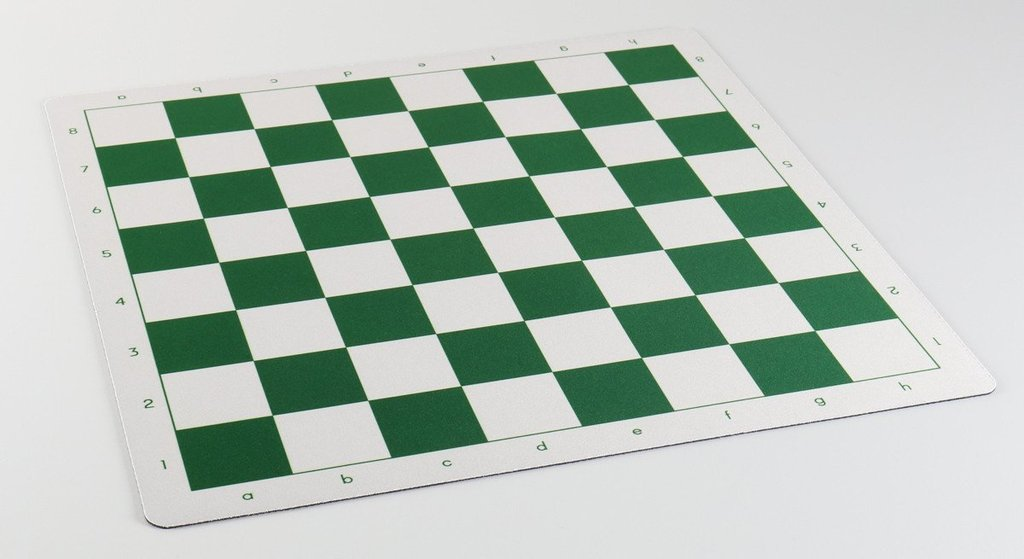
//> input picture app/lab05/data/chess.jpg, 1024 x 559 px
$ ./harris_corner   (built with g++ and OpenCV 4)
//> lines starting //> are read from the running program, lines starting //| are printed output that depends on the picture
#include "opencv2/opencv.hpp"
#include <iostream>

using namespace std;
using namespace cv;

Mat src, src_gray;
int thresh = 200;
int max_thresh = 255;

const char* source_window = "Source image";
const char* corners_window = "Corners detected";

void cornerHarris_demo(int, void*);

int main()
{
	src = imread("../data/chess.jpg");
//> src is the input picture: 559 rows x 1024 cols, CV_8UC3; mean B, G, R 185.6, 194.5, 182.4

	if (src.empty())
	{
		cout << "Could not open or find the image!\n" << endl;
		return -1;
	}

	cvtColor(src, src_gray, COLOR_BGR2GRAY);
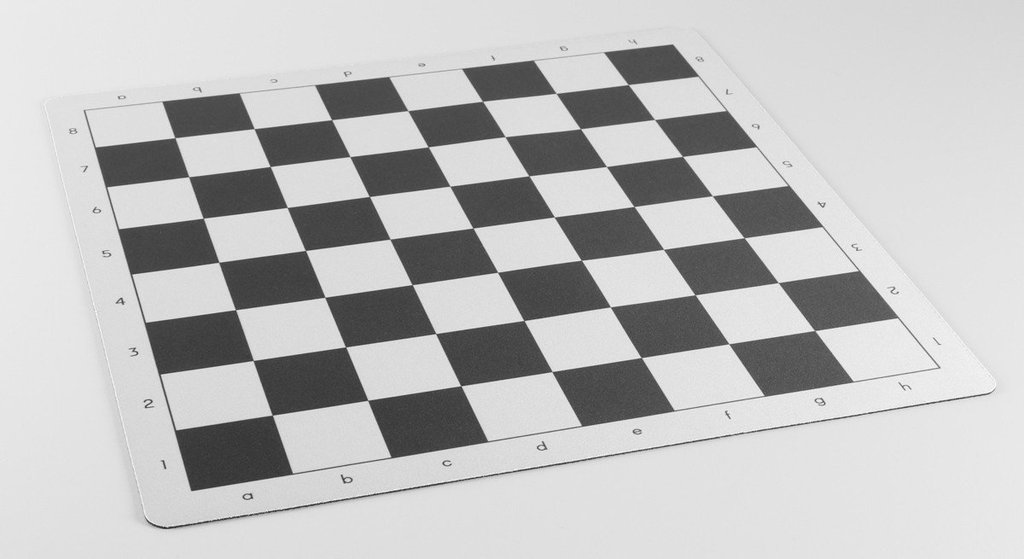
//> src_gray: 559 rows x 1024 cols, CV_8UC1; min 34, max 255, mean 189.8
	namedWindow(source_window);

	createTrackbar("Threshold: ", source_window, &thresh, max_thresh, cornerHarris_demo);
	imshow(source_window, src);

	cornerHarris_demo(0, 0);

	waitKey();

	return 0;
}

void cornerHarris_demo(int, void*)
{
	int blockSize = 2;
	int apertureSize = 3;
	double k = 0.04;
	Mat dst = Mat::zeros(src.size(), CV_32FC1);
	cornerHarris(src_gray, dst, blockSize, apertureSize, k);
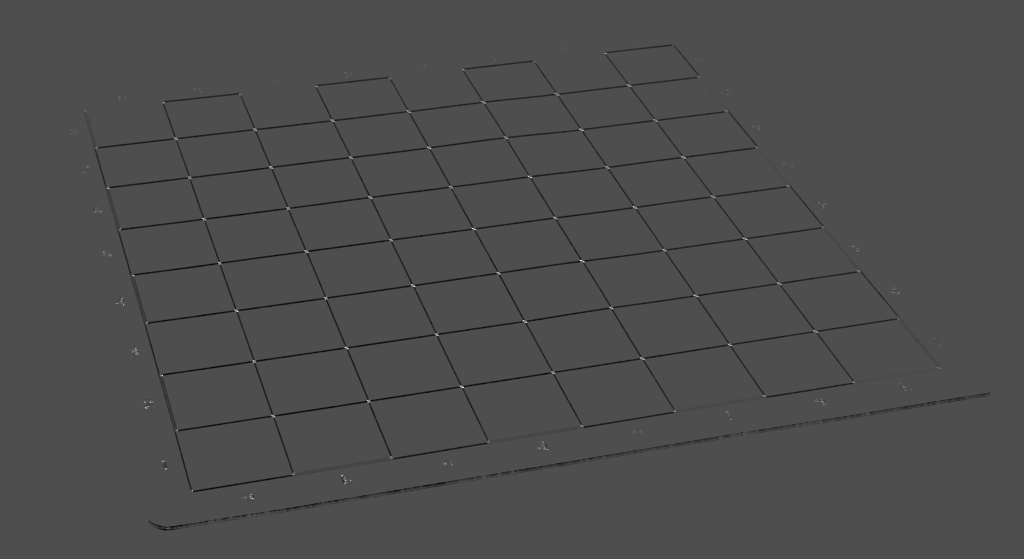
//> dst: 559 rows x 1024 cols, CV_32FC1; min -0.00398, max 0.00888, mean -5.61e-05; drawn with min black and max white
	Mat dst_norm, dst_norm_scaled;
	normalize(dst, dst_norm, 0, 255, NORM_MINMAX, CV_32FC1, Mat());
	convertScaleAbs(dst_norm, dst_norm_scaled);
	for (int i = 0; i < dst_norm.rows; i++)
	{
		for (int j = 0; j < dst_norm.cols; j++)
		{
			if ((int)dst_norm.at<float>(i, j) > thresh)
			{
				circle(dst_norm_scaled, Point(j, i), 5, Scalar(0), 2, 8, 0);
			}
		}
	}
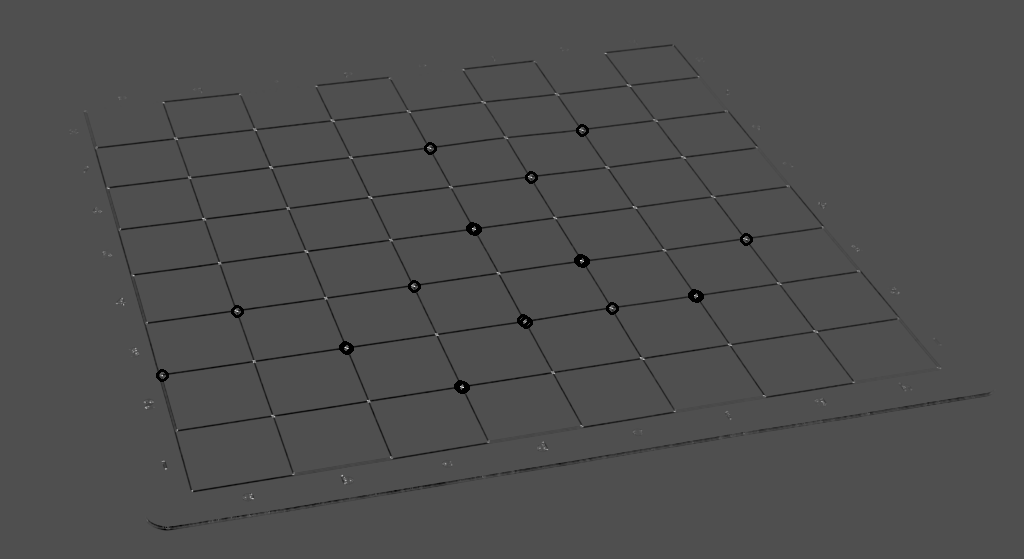
//> dst_norm_scaled: 559 rows x 1024 cols, CV_8UC1; min 0, max 255, mean 77.7
	namedWindow(corners_window);
	imshow(corners_window, dst_norm_scaled);
}
